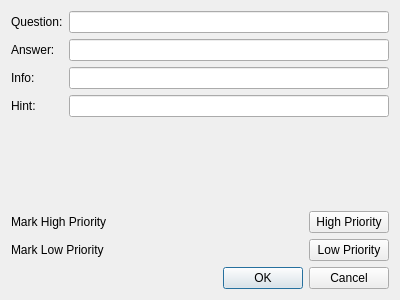
<?xml version="1.0" encoding="UTF-8"?>
<ui version="4.0">
 <class>editorWindow</class>
 <widget class="QDialog" name="editorWindow">
  <property name="geometry">
   <rect>
    <x>0</x>
    <y>0</y>
    <width>400</width>
    <height>300</height>
   </rect>
  </property>
  <property name="windowTitle">
   <string>Dialog</string>
  </property>
  <layout class="QVBoxLayout" name="verticalLayout">
   <item>
    <layout class="QGridLayout" name="gridLayout" columnstretch="0,1">
     <item row="0" column="0">
      <widget class="QLabel" name="label">
       <property name="text">
        <string>Question:</string>
       </property>
      </widget>
     </item>
     <item row="0" column="1">
      <widget class="QLineEdit" name="lineEdit"/>
     </item>
     <item row="1" column="0">
      <widget class="QLabel" name="label_2">
       <property name="text">
        <string>Answer:</string>
       </property>
      </widget>
     </item>
     <item row="1" column="1">
      <widget class="QLineEdit" name="lineEdit_2"/>
     </item>
     <item row="2" column="0">
      <widget class="QLabel" name="label_3">
       <property name="text">
        <string>Info:</string>
       </property>
      </widget>
     </item>
     <item row="2" column="1">
      <widget class="QLineEdit" name="lineEdit_3"/>
     </item>
     <item row="3" column="0">
      <widget class="QLabel" name="label_4">
       <property name="text">
        <string>Hint:</string>
       </property>
      </widget>
     </item>
     <item row="3" column="1">
      <widget class="QLineEdit" name="lineEdit_4"/>
     </item>
    </layout>
   </item>
   <item>
    <widget class="QLabel" name="label_5">
     <property name="text">
      <string>&lt;Current level&gt;</string>
     </property>
    </widget>
   </item>
   <item>
    <widget class="QLabel" name="label_6">
     <property name="text">
      <string>&lt;Current streak&gt;</string>
     </property>
    </widget>
   </item>
   <item>
    <layout class="QGridLayout" name="gridLayout_2" columnstretch="1,0">
     <item row="0" column="0">
      <widget class="QLabel" name="label_7">
       <property name="text">
        <string>Mark High Priority</string>
       </property>
      </widget>
     </item>
     <item row="0" column="1">
      <widget class="QPushButton" name="pushButton">
       <property name="text">
        <string>High Priority</string>
       </property>
      </widget>
     </item>
     <item row="1" column="0">
      <widget class="QLabel" name="label_8">
       <property name="text">
        <string>Mark Low Priority</string>
       </property>
      </widget>
     </item>
     <item row="1" column="1">
      <widget class="QPushButton" name="pushButton_2">
       <property name="text">
        <string>Low Priority</string>
       </property>
      </widget>
     </item>
    </layout>
   </item>
   <item>
    <widget class="QDialogButtonBox" name="buttonBox">
     <property name="standardButtons">
      <set>QDialogButtonBox::Cancel|QDialogButtonBox::Ok</set>
     </property>
    </widget>
   </item>
  </layout>
 </widget>
 <resources/>
 <connections/>
</ui>
